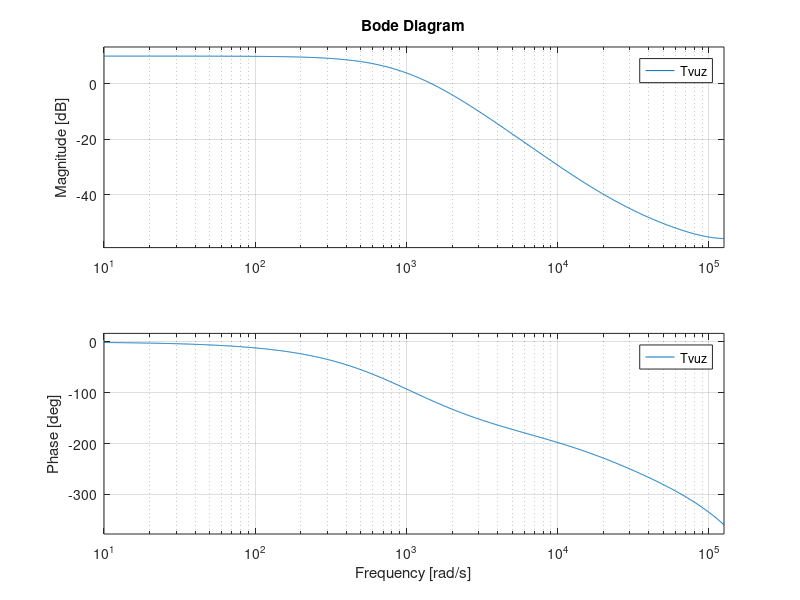

This chart was generated by the following MATLAB code:
clc;
clear all;
close all;

%%%%%%%%%%%%%%%%%%
%%%%Parametros%%%%
%%%%%%%%%%%%%%%%%%

Ci=470*10^-6; 
Rci=62*10^-3; 
Rg=0;  
L=220*10^-6;
Rl=439*10^-3;  
Co=300*10^-6;
Rco=12.5*10^-3;
Vo=12;
Vg=4;
Ro= 100;

Ts=1/(40*10^3);

tcntrl=4e-6; %el retraso de ADC y regulador
Rs1=620*10^3;
Rs2=38.3*10^3;

H=Rs2/(Rs1+Rs2); % T da igual pq no lo vas a usar

%ADC
V_max_ADC=1;
V_min_ADC=0;
B_ADC=8;
q_adc=(V_max_ADC-V_min_ADC)/2^B_ADC;
%DPWM
V_max_DPWM=1;
B_DPWM=11;
q_pwm=((V_max_DPWM)/(2^B_DPWM));
%margen de seguridad (debe de ser menor de 1)
alfa=0.7;

%%%%%%%%%%Más variables%%%%%%%%

P=Vo^2/Ro;
D=Vo/(Vo+Vg);
tdpwm=D*Ts; %Esto cambia
td=tdpwm+tcntrl;
Il=P/(Vg*D);

%%Espacio de Estado con retardo

% Poner las matrices A1 es cuando el Il sube y A0 cuando baja.
A1=[ -(1/(Ci*(Rg+Rci))) 0 -(Rg/(Ci*(Rg+Rci))); 0 -(1/(Co*(Ro+Rco))) 0; Rg/(L*(Rg+Rci)) 0 -((Rg*Rl+Rci*Rg+Rl*Rci)/(L*(Rg+Rci))) ];
A0=[ -(1/(Ci*(Rg+Rci))) 0 0; 0 -(1/(Co*(Ro+Rco))) Ro/(Co*(Ro+Rco)); 0 -(Ro/(L*(Ro+Rco))) -((Rco*Rl+Rco*Ro+Rl*Ro)/(L*(Ro+Rco)))];
b1=[ 1/(Ci*(Rg+Rci)); 0; Rci/(L*(Rg+Rci))];
b0=[ 1/(Ci*(Rg+Rci)); 0; 0];
c1=[ 0 0 1; 0 Ro/(Rco+Ro) 0];
c0=[ 0 0 1; 0 (Ro/(Ro+Rco)) (Ro*Rco/(Ro+Rco))];
%Calculos si el DPWM es de trailing edge, la matriz A1 y A0 debe de ser invertible
Dprime=1-D;
A1i = A1^-1;
A0i = A0^-1;
Xdown = ((eye(3)-expm(A1*D*Ts)*expm(A0*Dprime*Ts))^-1)*(-expm(A1*D*Ts)*A0i*(eye(3)-expm(A0*Dprime*Ts))*b0+ -A1i*(eye(3)-expm(A1*D*Ts))*b1)*(Vg);
Phi = expm(A0*(Ts-td))*expm(A1*D*Ts)*expm(A0*(td-D*Ts));
%Asumes que el Nr es 1 (voltage del DPWM) y H=1, esto no es del todo cierto
%pero en el escalado 
%del regulador lo vas a  solucionar se va a dividir entre 1/Nr para que si sea cierto (Para mayor comodidad)
gamma = expm(A0*(Ts-td))*((A1-A0)*Xdown + (b1-b0)*(Vg))*Ts;
delta = c1; %Aqui pone la c0 si el muestreado ocurre durante el periodo 0, o c1 si el muestreado ocurre durante el periodo 1
%Despues extraer la funcion que queremos
sys = ss(Phi,gamma,delta(2,:),0,Ts); % Construir un objeto que sea del "State Space"
Tvuz = tf(sys); %Obtener la funcion de transferencia de dicho objeto
Tvuz=series(Tvuz,H);
bode(Tvuz)
%Ver cual es la ganancia en DC
[mag1,phase1,wout1] = bode(Tvuz,0.1);

if(mag1*q_pwm<q_adc*alfa)
    fprintf("Se cumple A1, por lo cual puede que no haya ciclos limites");
else
    fprintf("No se cumple A1, por lo cual puede que haya ciclos limites");
end
